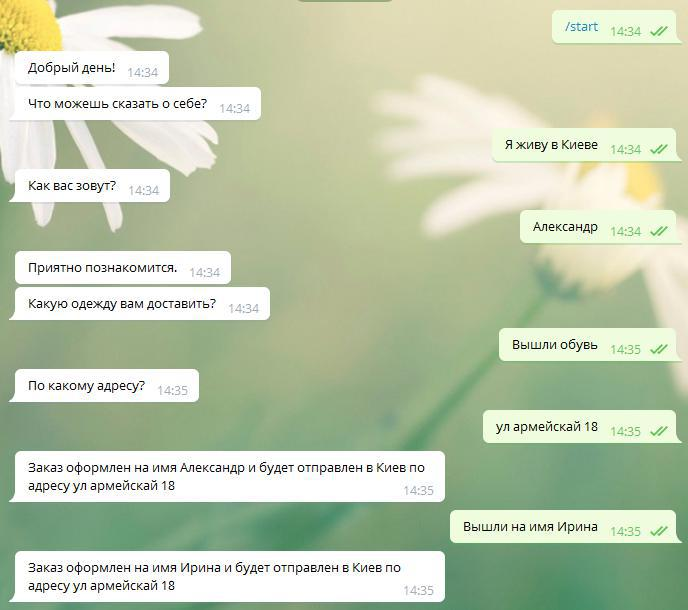
#> input picture MLPractice/MLServices/15.jpeg, 688 x 610 px, given in place of the camera
$ jupyter execute --allow-errors 'mset.space - OPENCV_VIDEO_4.ipynb'   (text cells are left out)
#> lines starting #> are read from the running program, lines starting #| are printed output that depends on the picture; after the words box and inside, x2 and y2 are one past the last pixel; in counts of white or black regions, pixels touching at a corner belong together; pictures that were not available may be replaced by others from this repository, and a replacement may not be noted
[cell 1]
import cv2
import numpy as np
from matplotlib import pyplot as plt
from IPython.display import Image

[cell 2]
cv2.__version__

[cell 3]
cap = cv2.VideoCapture(0) #Захват видео с вебкамеры


while(True): #Создаем бесконечный цикл

    # Получаем кадр за кадром
    ret, frame = cap.read()
#> frame is the input picture: shape (610, 688, 3); mean B, G, R 174, 202.5, 190.1

    # Смена цветового формата
    gray = cv2.cvtColor(frame, cv2.COLOR_BGR2GRAY)
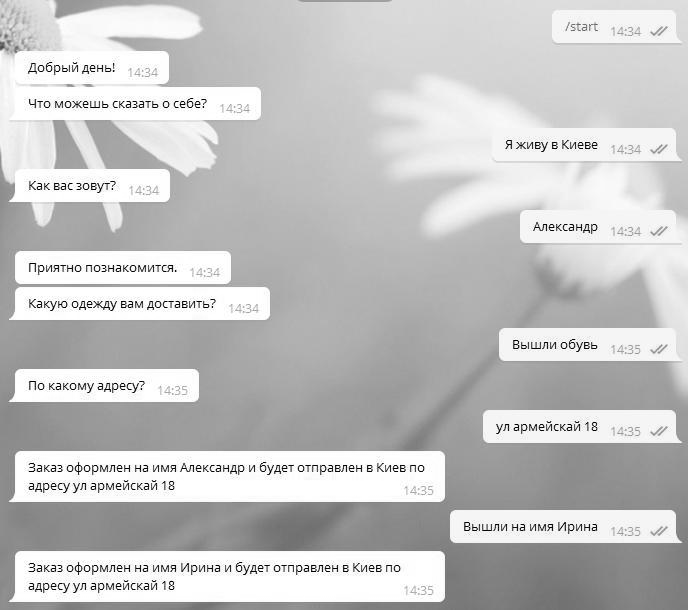
#> gray: shape (610, 688); min 0, max 255, mean 195.5

    # Отображаем результат
    cv2.imshow('frame',gray)

    #Прерывание бесконечного цикла по нажатию кнопки на клавиатуре
    if cv2.waitKey(1) & 0xFF == ord('q'):
#> (key q is pressed here)
        break

# После завершекния цикла "отпускаем" вебкамеру
cap.release()
cv2.destroyAllWindows()

[cell 4]
cap = cv2.VideoCapture('video/test_video_3_1.mp4')#Захват видео из файла

cap.set(cv2.CAP_PROP_BUFFERSIZE, 3)
cap.set(cv2.CAP_PROP_FRAME_WIDTH, 240)
cap.set(cv2.CAP_PROP_FRAME_HEIGHT, 180)
cap.set(cv2.CAP_PROP_FPS,10)

display_handle=display(None, display_id=True)

#> (the rest of this cell did not finish here and is left out)

[cell 5]
cap = cv2.VideoCapture(0)

# Определяем кодек и создаем объект VideoWriter
fourcc = cv2.VideoWriter_fourcc(*'XVID')
out = cv2.VideoWriter('output.mp4',fourcc, 20.0, (640,480))

while True:
    ret, frame = cap.read()
    if ret==True:
        #Переворачиваем видео слева на право
        frame = cv2.flip(frame,1)
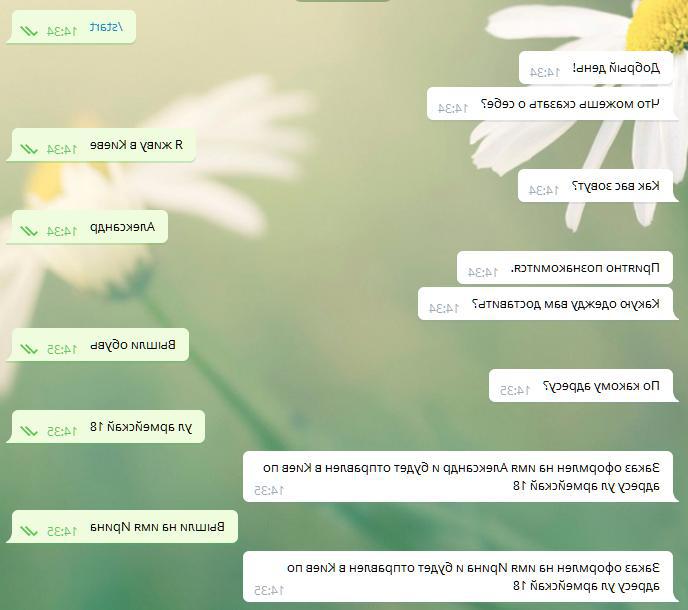
#> frame: shape (610, 688, 3); mean B, G, R 174, 202.5, 190.1

        # записываем перевернутое видео
        out.write(frame)

        cv2.imshow('frame',frame)
        if cv2.waitKey(1) & 0xFF == ord('q'):
#> (key q is pressed here)
#> `_, fgmask = cv2.imencode('.jpg', fgmask)`: fgmask = 5299 values, max 255 at index 0, min 0 at index 4, mean 111.2
#> `fgmask = fgbgMOG2.apply(frame)`:
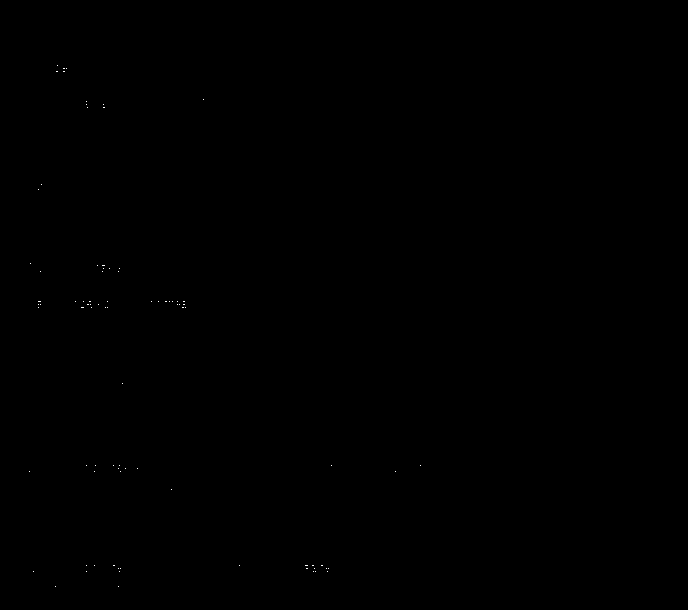
#> fgmask: shape (610, 688); values 127 (black) and 255 (white), 0.03% white in thin lines or dots, all inside (x1, y1, x2, y2) = (29, 65, 421, 587)
#> `_, fgmask = cv2.imencode('.jpg', fgmask)`: fgmask = 7861 values, max 255 at index 0, min 0 at index 4, mean 105.4
#> `_, fgmask = cv2.imencode('.jpg', fgmask)`: fgmask = 5299 values, max 255 at index 0, min 0 at index 4, mean 111.2
#> `_, frame = cv2.imencode('.jpg', fgmask)`: frame has the same summary as fgmask
#> `_, MOG2 = cv2.imencode('.jpg', MOG2)`: MOG2 = 7861 values, max 255 at index 0, min 0 at index 4, mean 105.4
#> `_, KNN = cv2.imencode('.jpg', KNN)`: KNN has the same summary as fgmask
            break
    else:
        break

cap.release()
out.release()
cv2.destroyAllWindows()

[cell 6]
cap = cv2.VideoCapture('video/videoplayback_1.mp4')
cap.set(cv2.CAP_PROP_BUFFERSIZE, 3)
cap.set(cv2.CAP_PROP_FRAME_WIDTH, 240)
cap.set(cv2.CAP_PROP_FRAME_HEIGHT, 180)
cap.set(cv2.CAP_PROP_FPS,10)
display_handle=display(None, display_id=True)


fgbgMOG = cv2.bgsegm.createBackgroundSubtractorMOG(history=500, # Продолжительность отслеживаемой истории
                                                nmixtures=5, # Количество Гауссиан в смеси
                                                backgroundRatio=0.7, # T-Доля
                                                noiseSigma=0  #Уровень шума
                                                )
#> (the rest of this cell did not finish here and is left out)

[cell 7]
cap = cv2.VideoCapture('video/test_video_3_1.mp4')
cap.set(cv2.CAP_PROP_BUFFERSIZE, 3)
cap.set(cv2.CAP_PROP_FRAME_WIDTH, 240)
cap.set(cv2.CAP_PROP_FRAME_HEIGHT, 180)
cap.set(cv2.CAP_PROP_FPS,10)
display_handle=display(None, display_id=True)

fgbgMOG2 = cv2.createBackgroundSubtractorMOG2(history=500,
                                   varThreshold=25, #Расстояние Махаланобиса между вектором пикселя и распределением фона
                                   detectShadows=True
                                   )
#> (the rest of this cell did not finish here and is left out)

[cell 8]
cap = cv2.VideoCapture('video/test_video_3_1.mp4')
cap.set(cv2.CAP_PROP_BUFFERSIZE, 3)
cap.set(cv2.CAP_PROP_FRAME_WIDTH, 240)
cap.set(cv2.CAP_PROP_FRAME_HEIGHT, 180)
cap.set(cv2.CAP_PROP_FPS,10)
display_handle=display(None, display_id=True)

fgbgKNN = cv2.createBackgroundSubtractorKNN(history=500,
                                            dist2Threshold= 400,
                                            detectShadows=True)

#> (the rest of this cell did not finish here and is left out)

[cell 9]
cap = cv2.VideoCapture('video/trafic_video_3_1.mp4')
cap.set(cv2.CAP_PROP_BUFFERSIZE, 3)
cap.set(cv2.CAP_PROP_FRAME_WIDTH, 240)
cap.set(cv2.CAP_PROP_FRAME_HEIGHT, 180)
cap.set(cv2.CAP_PROP_FPS,10)
display_handle=display(None, display_id=True)

kernel = cv2.getStructuringElement(cv2.MORPH_ELLIPSE,(3,3))

fgbgGMG = cv2.bgsegm.createBackgroundSubtractorGMG(initializationFrames = 120, #количество кадров для инициализации
                                                   decisionThreshold = 0.8)

#> (the rest of this cell did not finish here and is left out)

[cell 10]
cap = cv2.VideoCapture('video/test_video_3_1.mp4')

cap.set(cv2.CAP_PROP_BUFFERSIZE, 3)
cap.set(cv2.CAP_PROP_FRAME_WIDTH, 240)
cap.set(cv2.CAP_PROP_FRAME_HEIGHT, 180)
cap.set(cv2.CAP_PROP_FPS,10)

#fgbgMOG = cv2.bgsegm.createBackgroundSubtractorMOG()
fgbgMOG2 = cv2.createBackgroundSubtractorMOG2()
fgbgKNN = cv2.createBackgroundSubtractorKNN()
#fgbgGMG = cv2.bgsegm.createBackgroundSubtractorGMG()

display_handle_MOG2=display(None, display_id=True)
display_handle_KNN=display(None, display_id=True)


#> (the rest of this cell did not finish here and is left out)

[cell 11]
cap = cv2.VideoCapture('trafic_video_1.mp4')

fgbgMOG = cv2.bgsegm.createBackgroundSubtractorMOG()
fgbgMOG2 = cv2.createBackgroundSubtractorMOG2()
fgbgKNN = cv2.createBackgroundSubtractorKNN()
fgbgGMG = cv2.bgsegm.createBackgroundSubtractorGMG()


while True:
    ret, frame = cap.read()
    if ret==True:
        MOG = fgbgMOG.apply(frame)
        MOG2 = fgbgMOG2.apply(frame)
        KNN = fgbgKNN.apply(frame)
        GMG = fgbgGMG.apply(frame)


        cv2.imshow('MOG',MOG)
        cv2.imshow('MOG2',MOG2)
        cv2.imshow('KNN',KNN)
        cv2.imshow('GMG',GMG)
        GMG_m = cv2.morphologyEx(GMG, cv2.MORPH_OPEN, kernel);
        cv2.imshow('GMG_m',GMG_m)

        if cv2.waitKey(60) & 0xFF == ord('q'):
#> (key q is pressed here)
#> `_, mask = cv2.imencode('.jpg', mask)`: mask = 8021 values, max 255 at index 0, min 0 at index 4, mean 116
#> `ret, track_window = cv2.meanShift(mask, track_window, term_crit)`: ret = 2; track_window = (35, 337, 125, 100)
#> `x,y,w,h = track_window`: x = 35; y = 337; w = 125; h = 100
#> `frame = cv2.rectangle(frame, (x,y), (x+w,y+h), 255,2)`:
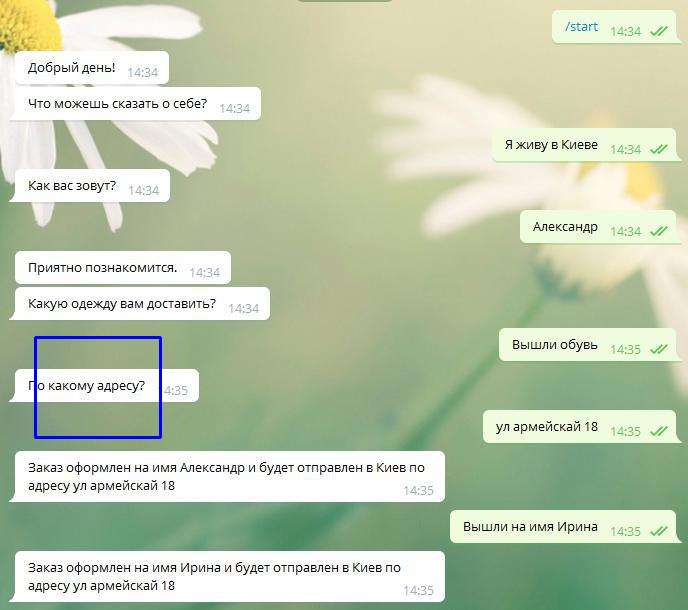
#> frame: shape (610, 688, 3); 0.32% of pixels changed, all inside (x1, y1, x2, y2) = (34, 336, 162, 439)
#> `ret, track_window = cv2.CamShift(mask, track_window, term_crit)`: ret = ((0, 0), (0, 0), 0); track_window = (0, 290, 32, 30)
#> `pts = cv2.boxPoints(ret)`: pts = [[0, 0], [0, 0], [0, 0], [0, 0]]
            break
    else:
        break
cap.release()
cv2.destroyAllWindows()

[cell 12]
cap = cv2.VideoCapture('video/test_video_2_3.mp4')
cap.set(cv2.CAP_PROP_BUFFERSIZE, 3)
cap.set(cv2.CAP_PROP_FRAME_WIDTH, 240)
cap.set(cv2.CAP_PROP_FRAME_HEIGHT, 180)
cap.set(cv2.CAP_PROP_FPS,10)
display_handle=display(None, display_id=True)

#> (the rest of this cell did not finish here and is left out)

[cell 13]
cap = cv2.VideoCapture('video/test_video_2_3.mp4')
cap.set(cv2.CAP_PROP_BUFFERSIZE, 3)
cap.set(cv2.CAP_PROP_FRAME_WIDTH, 240)
cap.set(cv2.CAP_PROP_FRAME_HEIGHT, 180)
cap.set(cv2.CAP_PROP_FPS,30)

display_handle=display(None, display_id=True)

# границы цвета отслеживаемого объекта в формате HSV
lower_blue = np.array([110,50,50])
upper_blue = np.array([130,255,255])

#> (the rest of this cell did not finish here and is left out)

[cell 14]
cap = cv2.VideoCapture('video/test_video_2_3.mp4')
cap.set(cv2.CAP_PROP_BUFFERSIZE, 3)
cap.set(cv2.CAP_PROP_FRAME_WIDTH, 240)
cap.set(cv2.CAP_PROP_FRAME_HEIGHT, 180)
cap.set(cv2.CAP_PROP_FPS,30)

display_handle=display(None, display_id=True)
# задаем параметры окна

r,h,c,w = 300,100,10,125
track_window = (c,r,w,h)

 # границы цвета отслеживаемого объекта в формате HSV
lower_blue = np.array([110,50,50])
upper_blue = np.array([130,255,255])

# Задаем критерии остановки поиска
term_crit = ( cv2.TERM_CRITERIA_EPS | cv2.TERM_CRITERIA_COUNT, 10, 1 )

#> (the rest of this cell did not finish here and is left out)

[cell 15]
cap = cv2.VideoCapture('video/test_video_2_3.mp4')
cap.set(cv2.CAP_PROP_BUFFERSIZE, 3)
cap.set(cv2.CAP_PROP_FRAME_WIDTH, 240)
cap.set(cv2.CAP_PROP_FRAME_HEIGHT, 180)
cap.set(cv2.CAP_PROP_FPS,10)

display_handle=display(None, display_id=True)

# задаем параметры окна
r,h,c,w = 300,10,0,12
track_window = (c,r,w,h)

 # границы цвета отслеживаемого объекта в формате HSV
lower_blue = np.array([110,50,50])
upper_blue = np.array([130,255,255])

# Задаем критерии остановки поиска
term_crit = ( cv2.TERM_CRITERIA_EPS | cv2.TERM_CRITERIA_COUNT, 10, 1 )

#> (the rest of this cell did not finish here and is left out)

[cell 16]
cap = cv2.VideoCapture('video/videoplayback_1.mp4')
cap.set(cv2.CAP_PROP_BUFFERSIZE, 3)
cap.set(cv2.CAP_PROP_FRAME_WIDTH, 240)
cap.set(cv2.CAP_PROP_FRAME_HEIGHT, 180)
cap.set(cv2.CAP_PROP_FPS,10)

display_handle=display(None, display_id=True)

# Параметры для детектора углов ShiTomasi
feature_params = dict(maxCorners=10, qualityLevel=0.3, minDistance=7, blockSize=7)

# Параметры для алгоритма Lucas-Kanade
lk_params = dict(winSize=(15, 15),
    maxLevel=2,
    criteria=(cv2.TERM_CRITERIA_EPS | cv2.TERM_CRITERIA_COUNT, 10, 0.03)
)

# Цвета для интересных точек
color = np.random.randint(0, 255, (10, 3))

# Берем первый кадр и применяем ShiTomasi для нахождения точек
ret, old_frame = cap.read()
old_gray = cv2.cvtColor(old_frame, 6)
p0 = cv2.goodFeaturesToTrack(old_gray, **feature_params)
#> p0 = [[311, 567], [182, 305], [335, 467], [535, 144], [170, 267], [94, 587], [132, 303], [142, 469], [94, 487], [142, 569]]
#> `p1, st, err = cv2.calcOpticalFlowPyrLK(old_gray, frame_gray, p0, None,..`: p1 has the same summary as p0; st = [1, 1, 1, 1, 1, 1, 1, 1, 1, 1]; err = [0, 0, 0, 0, 0, 0, 0, 0, 0, 0]
#> `good_new = p1[st == 1]`: good_new has the same summary as p0
#> `good_old = p0[st == 1]`: good_old has the same summary as p0
#> the loop `for i, (new, old) in enumerate(zip(good_new, good_old)):` made 10 passes
#> after the loop `for i, (new, old) in enumerate(zip(good_new, good_old)):`:
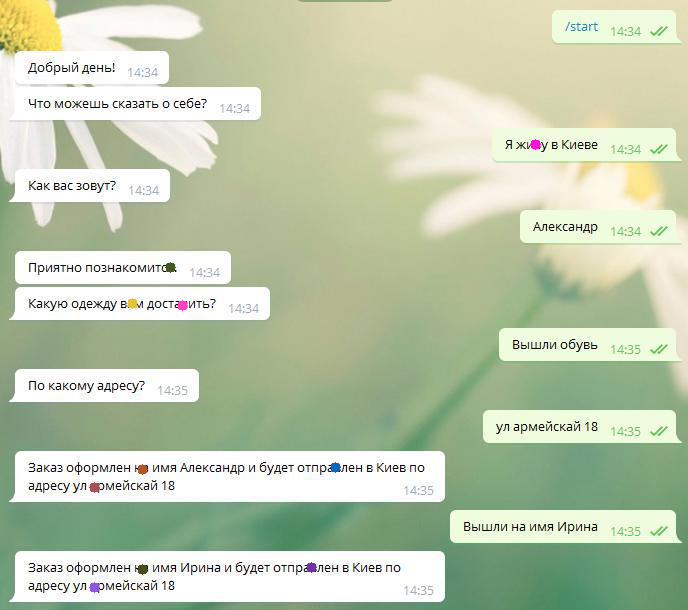
#> frame: shape (610, 688, 3); mean B, G, R 173.9, 202.3, 190
#> `hsv[..., 0] = ang * 180 / np.pi / 2`:
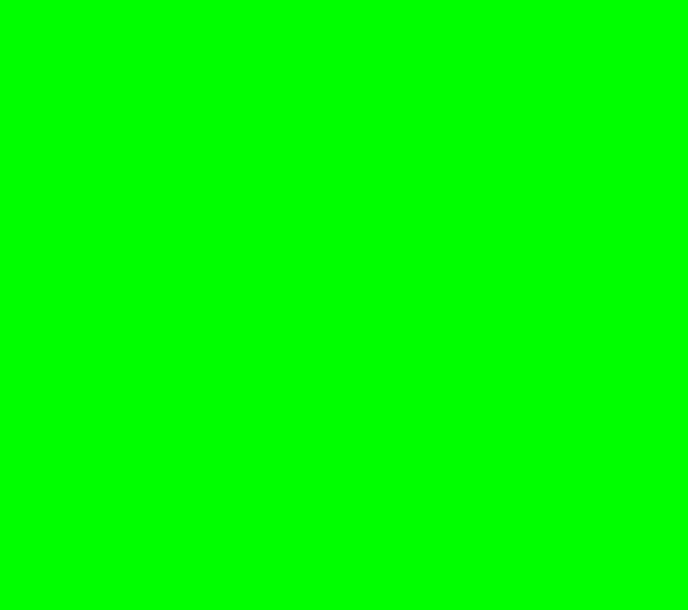
#> hsv: shape (610, 688, 3); mean of channels 0, 1, 2 0, 255, 0; drawn as B, G, R
#> `mag, ang = cv2.cartToPolar(flow[...,0], flow[...,1])`:
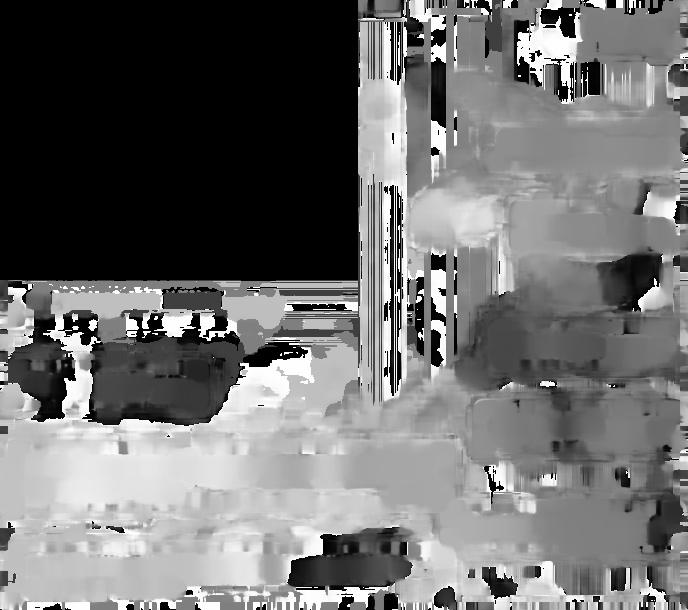
#> ang: shape (610, 688) float32; min 0, max 6.28, mean 2.73; drawn with min black and max white
#> `hsv[...,0] = ang*180/np.pi/2`:
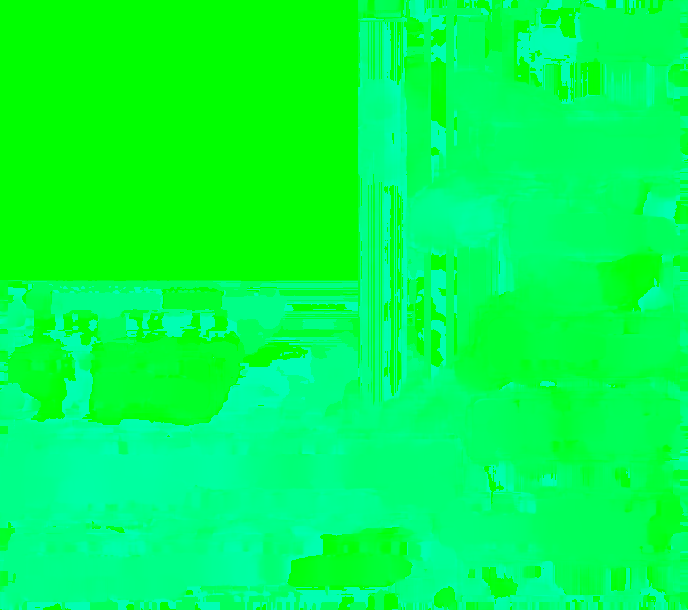
#> hsv: shape (610, 688, 3); mean of channels 0, 1, 2 77.7, 255, 0; drawn as B, G, R
#> `_, frame2 = cv2.imencode('.jpg', bgr)`: frame2 = 8828 values, max 255 at index 0, min 0 at index 4, mean 80.4

# нулевая маска для рисования треков
mask = np.zeros_like(old_frame)


#> (the rest of this cell did not finish here and is left out)

[cell 17]
cap = cv2.VideoCapture('video/trafic_video_3_1.mp4')
cap.set(cv2.CAP_PROP_BUFFERSIZE, 3)
cap.set(cv2.CAP_PROP_FRAME_WIDTH, 240)
cap.set(cv2.CAP_PROP_FRAME_HEIGHT, 180)
cap.set(cv2.CAP_PROP_FPS,10)

display_handle=display(None, display_id=True)

ret, old_frame = cap.read()

# создаем пустой кадр в HSV формате, насыщенность приравниваем 255
hsv = np.zeros_like(old_frame)
hsv[..., 1] = 255

#> (the rest of this cell did not finish here and is left out)

[cell 18]
cap = cv2.VideoCapture('video/trafic_video_3_1.mp4')
cap.set(cv2.CAP_PROP_BUFFERSIZE, 3)
cap.set(cv2.CAP_PROP_FRAME_WIDTH, 240)
cap.set(cv2.CAP_PROP_FRAME_HEIGHT, 180)
cap.set(cv2.CAP_PROP_FPS,10)

display_handle1=display(None, display_id=True)
display_handle2=display(None, display_id=True)

ret, frame1 = cap.read()
prvs = cv2.cvtColor(frame1,cv2.COLOR_BGR2GRAY)
hsv = np.zeros_like(frame1)
hsv[...,1] = 255
#> (the rest of this cell did not finish here and is left out)
